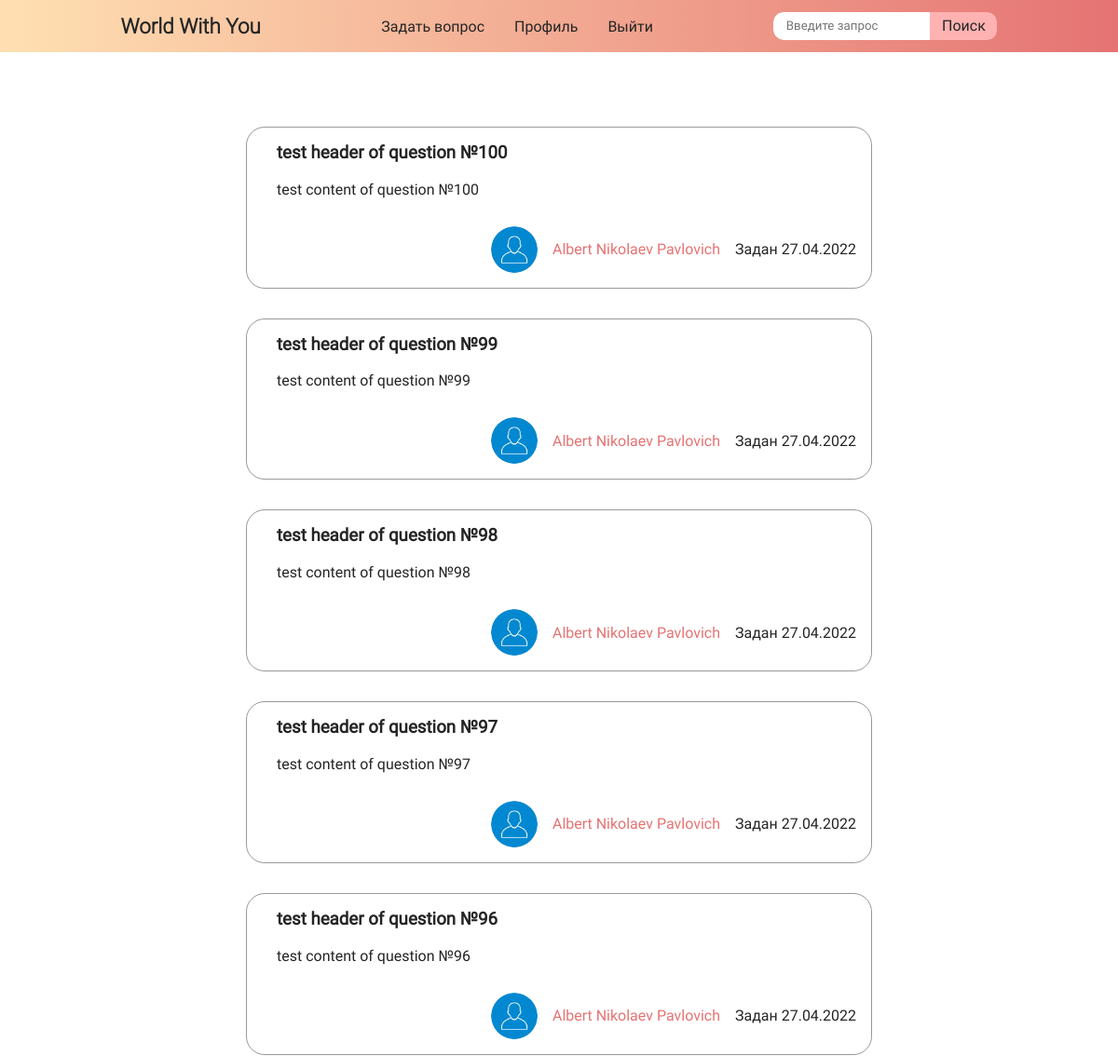
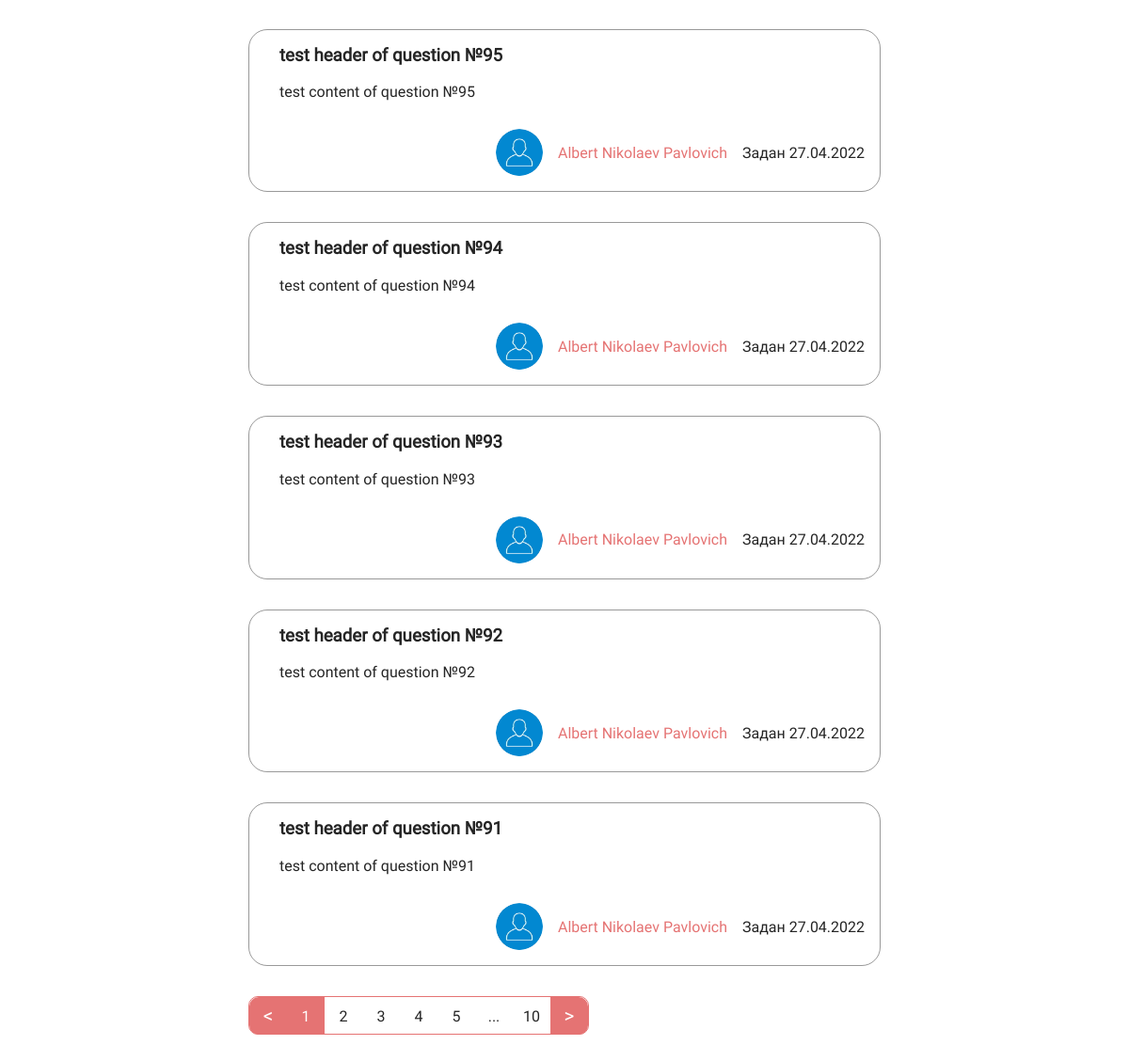
/homeforum/ (signed in), run on an earlier commit of the app's database (2 pictures, top to bottom).
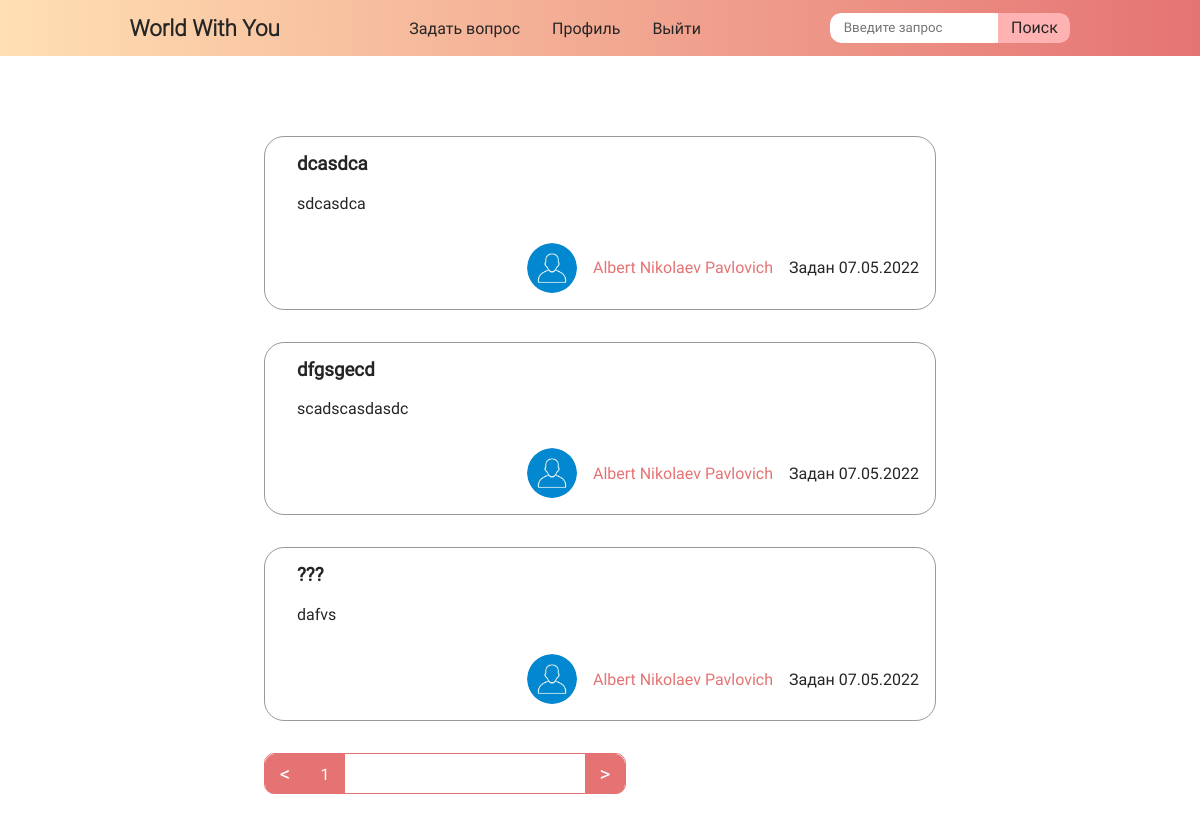
And on a later commit of the database.
### data/topics.py (models this page shows)
class Topics(SqlAlchemyBase):
    __tablename__ = 'topics'
    id = sqlalchemy.Column(sqlalchemy.Integer, primary_key=True, autoincrement=True)
    header = sqlalchemy.Column(sqlalchemy.String, nullable=True)
    content = sqlalchemy.Column(sqlalchemy.String, nullable=True)
    created_at = sqlalchemy.Column(sqlalchemy.DateTime, default=datetime.datetime.now)
    user_id = sqlalchemy.Column(sqlalchemy.Integer, sqlalchemy.ForeignKey("users.id"))
    user = orm.relationship('User')

### views.py (the view)
def home(lang=global_lang_of_site, page=0):
    global_lang_of_site = lang
    form = SearchForm()
    mini_page_float = True
    db_sess = db_session.create_session()
    tops = db_sess.query(Topics).order_by(desc(Topics.created_at))
    n = len(tops.all())
    nums_of_page = n // 10
    if n % 10:
        nums_of_page += 1
    topics = tops.limit(10).offset(10 * page)
    user = work_with_date_users(db_sess.query(User).all())
    if form.validate_on_submit():
        if form.search.data:
            mini_page_float = False
            topics = db_sess.query(Topics).order_by(desc(Topics.created_at)).filter(Topics.header.like('%' + form.search.data + '%')).all()
            user = work_with_date_users(db_sess.query(User).all())
    return render_template('index.html', topics=topics, user=user,
                           form_search=form, flag=True, page_float=mini_page_float,
                           nums_page=nums_of_page, activate_page=page, list_lang_site=list_lang_site,
                           lang_now=lang, lang_btn=False)

### search_form.py
class SearchForm(FlaskForm):
    search = StringField('Введите запрос')
    submit = SubmitField('Поиск')

### add_to_data.py (called while the page is built)
def work_with_date_users(list_of_ex):
	slovar = {}
	for i in list_of_ex:
		slovar[i.id] = [i.name, i.surname, i.patronymic, i.ava_photo, i.email]
	return slovar

### data/db_session.py (called while the page is built)
def create_session() -> Session:
    global __factory
    return __factory()

### main.py (called while the page is built)
@login_manager.user_loader
def load_user(user_id):
    db_sess = db_session.create_session()
    return db_sess.query(User).get(user_id)

### templates/index.html (shortened to what this page needs)
{% extends 'base.html'%}
{% block links %}
<link rel="stylesheet" href="{{ url_for('static', filename='css/index.css') }}">
{% endblock %}
{% block content %}
{% if current_user.is_authenticated %}
<div class="questions">
  {% for item_topics in topics %}
  <div class="question">
    <h3 class="question__title"><a href="{{ url_for('sometopic', id_topic=item_topics.id, name_topic=item_topics.header, lang=lang_now) }}">{{ item_topics.header }}</a></h3>
    <p class="question__about">{{ item_topics.content }}</p>
    <div class="meta">
      <div class="meta__user">
        {% if user[item_topics.user_id][-2] %}
        {% else %}
        <img class="meta__user__ava" src="{{ url_for('static', filename='imgs/ava.jpg') }}" alt="">
        {% endif %}
        <a class="meta__user__username" href="{{ url_for('profil', username=user[item_topics.user_id][4], lang=lang_now) }}">{{ ' '.join(user[item_topics.user_id][:3]) }}</a>
      </div>
      <p>{{ list_lang_site[lang_now][22] }} <span>{{item_topics.created_at.strftime('%d.%m.%Y')}}</span></p>
    </div>
  </div>
  {% endfor %}
</div>
{% if page_float %}
{% if nums_page %}
<div class="percent">
  <div class="per80">
    <div class="pagination">
      {% if activate_page != 0 %}
      <a href="{{ activate_page - 1}}" class="pagination__btn btn__left">&lt;</a>
      {% else %}
      <a href="{{ nums_page - 1}}" class="pagination__btn btn__left">&lt;</a>
      {% endif %}
      <div class="pagination__pagesList">
        {% for i in range(nums_page) %}
        {% if i < 5 %}
          {% if activate_page == i %}
          <a href="{{i}}" class="pagination__number noncursor btn__active">{{i + 1}}</a>
          {% else %}
          <a href="{{i}}" class="pagination__number">{{i + 1}}</a>
          {% endif %}
        {% endif %}
        {% if nums_page >= 7 %}
          {% if i == 5 %}
            <a href="#" class="pagination__number noncursor">...</a>
          {% elif i == nums_page - 1 %}
            {% if activate_page == i %}
            <a href="{{nums_page - 1}}" class="pagination__number noncursor btn__active">{{nums_page}}</a>
            {% else %}
            <a href="{{nums_page - 1}}" class="pagination__number">{{nums_page}}</a>
            {% endif %}
          {% endif %}
        {% endif %}
        {% endfor %}
      </div>
      {% if activate_page != nums_page - 1 %}
      <a href="{{ activate_page + 1 }}" class="pagination__btn btn__right">&gt;</a>
      {% else %}
      <a href="0" class="pagination__btn btn__right">&gt;</a>
      {% endif %}
    </div>
  </div>
</div>
{% endif %}
{% endif %}
{% endif %}
{% endblock %}

### templates/base.html (shortened to what this page needs)
<!DOCTYPE html>
<html lang="ru">
<head>
  {% block links %}
  {% endblock %}
</head>
<body>
  <header>
    <a href="{{ url_for('home', lang=lang_now) }}" class="header__title"> <h1>World With You</h1> </a>
    <div style="display: flex; align-items: center; gap: 3em;">
      <nav class="header__nav">
        <ul class="header__nav__ul">
          {% if not current_user.is_authenticated %}
          <li><a class="nav__link" href="{{ url_for('login', lang=lang_now) }}">{{ list_lang_site[lang_now][3] }}</a></li>
          <li><a class="nav__link" href="{{ url_for('register', lang=lang_now) }}">{{ list_lang_site[lang_now][4] }}</a></li>
          {% else %}
          <li><a class="nav__link" href="{{ url_for('addquestion', lang=lang_now) }}">{{ list_lang_site[lang_now][0] }}</a></li>
          <li><a class="nav__link" href="{{ url_for('profil', username=current_user.email, lang=lang_now) }}">{{ list_lang_site[lang_now][1] }}</a></li>
          <li><a class="nav__link" href="/homeforum/signout">{{ list_lang_site[lang_now][2] }}</a></li>
          {% endif %}
        </ul>
      </nav>
    </div>
    {% if current_user.is_authenticated %}
    {% if flag %}
    <form class="search__form" action="" method="post">
      {{ form_search.search(class="search__form__input", type="text", placeholder=list_lang_site[lang_now][13]) }}
      {{ form_search.submit(class="search__form__submit", type="submit", value=list_lang_site[lang_now][14]) }}
    </form>
    {% endif %}
    {% endif %}
  </header>
  <main>
    {% block content %}{% endblock %}
  </main>
</body>
</html>

### static/css/index.css (style rules this page uses)
:root { --text: rgb(37, 37, 37); }
* { box-sizing: border-box; padding: 0; margin: 0; font-family: 'Roboto-Regular'; color: var(--text); }
h1, h2, h3, h4 { color: var(--text); font-family: 'Roboto-Light'; }
a { text-decoration: none; color: var(--text); }
body { min-height: 100vh; width: 100%; display: flex; flex-direction: column; align-items: center; }
header { width: 100%; height: 7vh; background: linear-gradient(269.89deg, #E57373 0%, #FFE0B2 99.99%, rgba(196, 196, 196, 0) 100%); display: flex; align-items: center; justify-content: space-evenly; }
.nav__link { transition: all 0.15s ease; user-select: none; border-bottom: 1px solid transparent; }
.header__title { font-size: 0.7em; font-weight: bold; }
.header__nav__ul { display: flex; list-style: none; gap: 2em; }
.search__form { overflow: hidden; display: flex; height: 55%; width: 20%; border-radius: 10px; }
.search__form__input { width: 70%; border: none; outline: none; padding: 0 1em; border-radius: 11px 0 0 12px; }
.search__form__submit { cursor: pointer; color: var(--text); font-size: 1em; width: 30%; border: none; outline: none; border-radius: 0 10px 10px 0; background-color: #ffb2b2; transition: all 0.15s ease; }
main { width: 100%; min-height: 78vh; padding: 10vh 15vw; display: flex; flex-direction: column; }
.percent { margin-top: 2em; display: flex; flex-direction: column; width: 100%; align-items: center; }
.per80 { width: 80%; }
.questions { display: flex; flex-direction: column; flex-wrap: wrap; align-items: center; gap: 2em; }
.question { position: relative; width: 80%; border: 1px solid rgba(0, 0, 0, 0.4); box-sizing: border-box; border-radius: 20px; padding: 1em 2em 6em 2em; }
.question__title { font-family: 'Roboto-Light'; margin-bottom: 1em; }
.meta { position: absolute; right: 1em; bottom: 1em; display: flex; gap: 1em; align-items: center; }
.meta__user__username { color: #E57373; }
.meta__user { display: flex; align-items: center; gap: 1em; }
.meta__user__ava { border-radius: 50%; height: 50px; width: 50px; }
.pagination { width: max-content; height: 41px; border: 1px solid #E57373; border-radius: 10px; display: flex; }
.pagination__btn { user-select: none; height: 40px; width: 40px; background-color: #E57373; color: white; font-size: 1.3em; display: flex; align-items: center; justify-content: center; }
.pagination__number { user-select: none; cursor: pointer; width: 40px; height: 40px; display: flex; align-items: center; justify-content: center; transition: all 0.15s ease; }
.noncursor { cursor: default; }
.btn__active { background-color: #E57373; color: white; }
.btn__left { border-radius: 10px 0 0 10px; }
.btn__right { border-radius: 0 10px 10px 0; }
.pagination__pagesList { width: 280px; display: flex; }

What changed in the data, as far as the page shows it:
removed Topics: header "test header of question №100", content "test content of question №100", user_id "Albert Nikolaev Pavlovich", list_lang_site "Задан", created_at "27.04.2022"
removed Topics: header "test header of question №99", content "test content of question №99", user_id "Albert Nikolaev Pavlovich", list_lang_site "Задан", created_at "27.04.2022"
removed Topics: header "test header of question №98", content "test content of question №98", user_id "Albert Nikolaev Pavlovich", list_lang_site "Задан", created_at "27.04.2022"
removed Topics: header "test header of question №97", content "test content of question №97", user_id "Albert Nikolaev Pavlovich", list_lang_site "Задан", created_at "27.04.2022"
removed Topics: header "test header of question №96", content "test content of question №96", user_id "Albert Nikolaev Pavlovich", list_lang_site "Задан", created_at "27.04.2022"
removed Topics: header "test header of question №95", content "test content of question №95", user_id "Albert Nikolaev Pavlovich", list_lang_site "Задан", created_at "27.04.2022"
removed Topics: header "test header of question №94", content "test content of question №94", user_id "Albert Nikolaev Pavlovich", list_lang_site "Задан", created_at "27.04.2022"
removed Topics: header "test header of question №93", content "test content of question №93", user_id "Albert Nikolaev Pavlovich", list_lang_site "Задан", created_at "27.04.2022"
removed Topics: header "test header of question №92", content "test content of question №92", user_id "Albert Nikolaev Pavlovich", list_lang_site "Задан", created_at "27.04.2022"
removed Topics: header "test header of question №91", content "test content of question №91", user_id "Albert Nikolaev Pavlovich", list_lang_site "Задан", created_at "27.04.2022"
now on this page (row edited): Topics: header "dcasdca", content "sdcasdca", user_id "Albert Nikolaev Pavlovich", list_lang_site "Задан", created_at "07.05.2022"
now on this page (row edited): Topics: header "dfgsgecd", content "scadscasdasdc", user_id "Albert Nikolaev Pavlovich", list_lang_site "Задан", created_at "07.05.2022"
now on this page (row edited): Topics: header "???", content "dafvs", user_id "Albert Nikolaev Pavlovich", list_lang_site "Задан", created_at "07.05.2022"
Also different on the page:
list line gone: "2"
list line gone: "3"
list line gone: "4"
list line gone: "5"
list line gone: "10"
